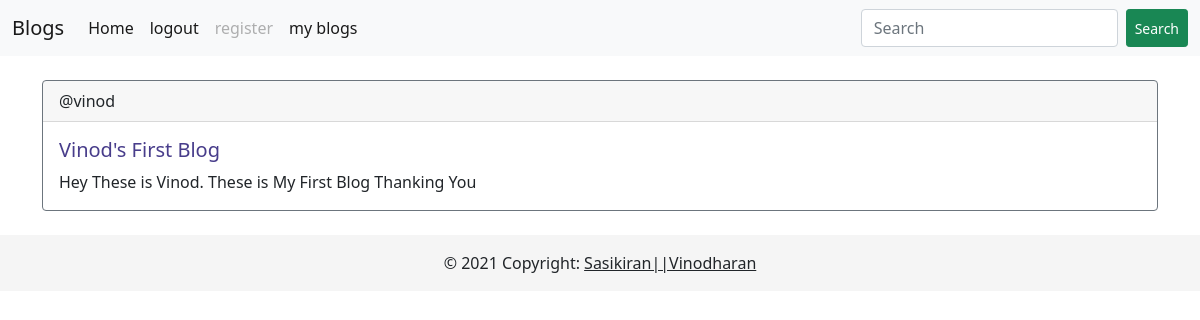
The page /19/ (signed in) on the database its author committed.
### blogs/models.py (models this page shows, shortened)
class Post(models.Model):
    title = models.CharField(max_length=200)
    author = models.ForeignKey('auth.User', on_delete=models.CASCADE)
    body = models.TextField()
    created_date = models.DateTimeField(auto_now_add=True)
    modified = models.DateTimeField(auto_now=True)

### blogs/views.py (the view)
# urls.py: path('<int:post_id>/', views.post_details, name='post_details'),
@login_required(login_url='login')
def post_details(request, post_id):
    post = get_object_or_404(Post, pk=post_id)
    context = {
        'post' : post,
    }
    return render(request, 'blogs/single_post.html', context)

### templates/blogs/single_post.html (shortened to what this page needs)
{% extends 'base.html' %}
{% block content %}
<br>
<div class="container">
    <div class="card border-secondary">
        <div class="card-header">
            @{{ post.author.username }}
        </div>
        <div class="card-body">
            <h5 class="card-title">{{ post.title | title}}</h5>
            <p class="card-text">{{ post.body | safe }}</p>
        </div>
    </div>
</div>
{% endblock %}

### templates/base.html (style rules this page uses)
h5 { color: darkslateblue; }

### rows shown on the page
Post: author.username "vinod", title "Vinod's First Blog", body "Hey These is Vinod. These is My First Blog Thanking You"
